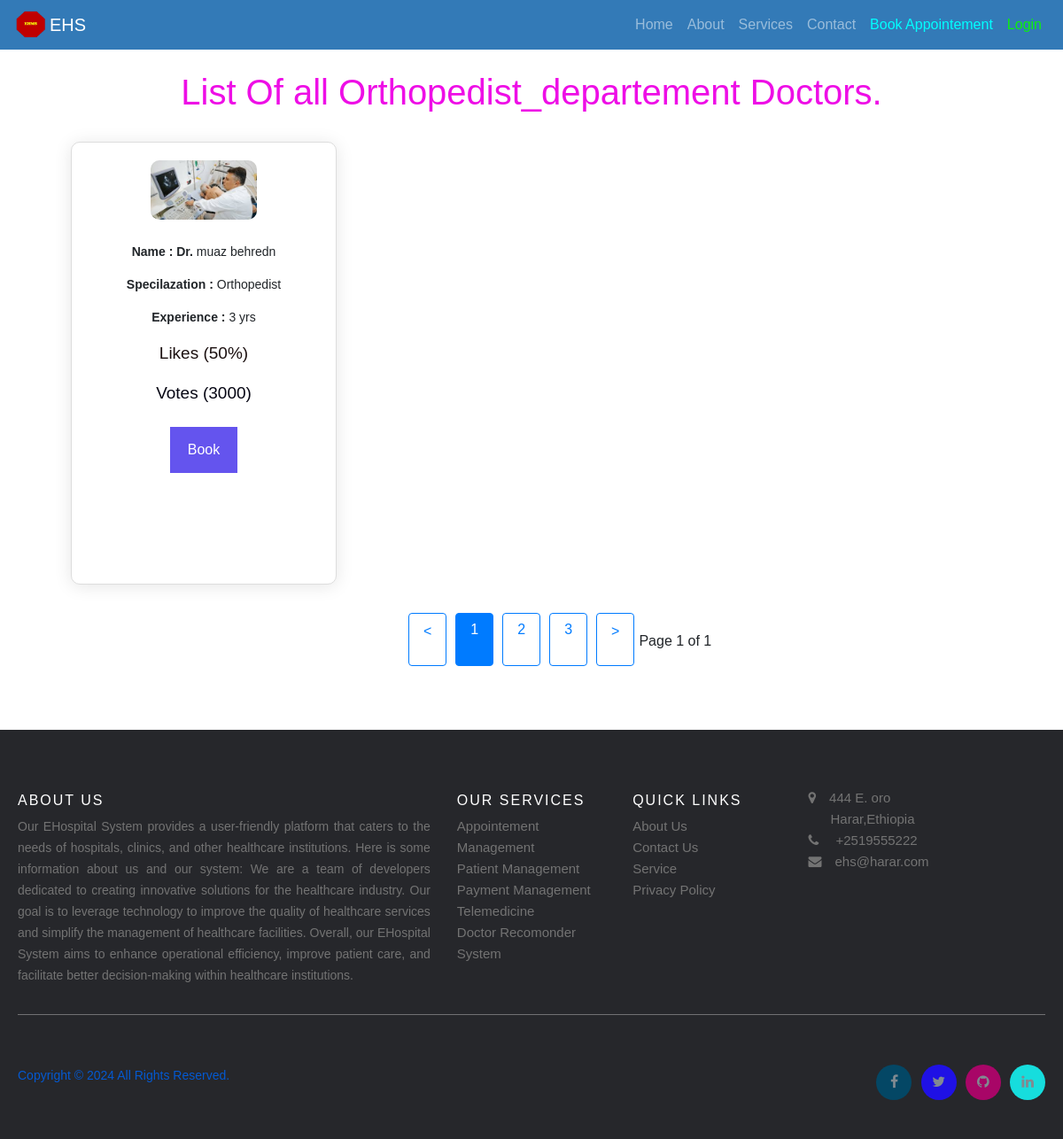
The page /orthopedist-departement on the database its author committed.
### Ehospital_app/models.py (models this page shows, shortened)
class Doctor(models.Model):
    user=models.OneToOneField(User,on_delete=models.CASCADE)
    profile_pic= models.ImageField(upload_to='profile_pic/DoctorProfilePic/',null=True,blank=True)
    address = models.CharField(max_length=40)
    mobile = models.CharField(max_length=15, blank=True)
    email=models.EmailField(max_length=40)
    department= models.CharField(max_length=50,choices=departments,default='Dermatologist')
    expriance = models.PositiveIntegerField(null=True)
    certification= models.ImageField(upload_to='profile_pic/DoctorCertification/',null=True,blank=True)
    hospital_name=models.CharField(max_length=40)
    admitDate=models.DateField(null=True)
    todayDate=models.DateField(auto_now=True)
    status=models.BooleanField(default=False)
    is_avialable=models.BooleanField(default=False)
    @property
    def get_name(self):
        return self.user.first_name+" "+self.user.last_name

### Ehospital_app/views.py (the view)
# urls.py: path('orthopedist-departement', views.Orthopedist_departement_view),
def Orthopedist_departement_view(request):
    orthopedists=models.Doctor.objects.all().filter(status=True, department='Orthopedist')
    return render(request,'hospital/orthopedist_departement.html',{'orthopedists':orthopedists})

### templates/hospital/orthopedist_departement.html (shortened to what this page needs)
<!DOCTYPE html>
{% load static %}
{% include "hospital/navbar.html" %}
<html lang="en">
<head>
</head>
<body>
  <br><br>
  <center><h1 style="color: rgb(238, 14, 230);">List Of all Orthopedist_departement Doctors.</h1></center>
	<div id="data-container">
		<div class="card-container">
      {% for o in orthopedists %}
			<div class="card" style="width: 300px; height:500px; margin-left:80px;">
        <center><img src="{% static o.profile_pic.url %}" alt="hospital Pic" height="50px" width="120px" /></p>  </center>
               <div>
                <p> <strong>Name : Dr. </strong> {{o.get_name}}</p>
                <p><strong>Specilazation :  </strong>   {{o.department}}</p>
                <p><strong>Experience :  </strong>    {{o.expriance}} yrs</p>
                {% if o.admitDate == o.todayDate %}
                <p>  <span style="color: rgb(28, 17, 17); font-size:19px;"> Likes (0%) </span></p>
                <p> <span style="color: rgb(7, 7, 20); font-size:19px;"> Votes (0) </span></p>
                {%else%}
                 {% if o.expriance > 5 %}
                    <p>  <span style="color: rgb(28, 17, 17); font-size:19px;"> Likes (99%) </span></p>
                    <p> <span style="color: rgb(7, 7, 20); font-size:19px;"> Votes (7000) </span></p>
                  {%else%}
                    <p>  <span style="color: rgb(28, 17, 17); font-size:19px;"> Likes (50%) </span></p>
                    <p> <span style="color: rgb(7, 7, 20); font-size:19px;"> Votes (3000) </span></p>
                    {%endif%}
             {%endif%}
                   </div>
               <center> <a href="/login"><button  style="width:auto; background:rgb(100, 84, 238)">Book</button> </a> </center>
			</div>
      {% endfor %}
		</div>
	</div>
<center>
	<div class="pagination" id="pagination" style="margin-left: 456px;">
		<a href="#" id="prev"><</a>
		<a href="#" class="page-link" data-page="1">1</a>
		<a href="#" class="page-link" data-page="2">2</a>
		<a href="#" class="page-link" data-page="3">3</a>
		<a href="#" id="next">></a>
		<p id="page-numbers"> </p>
	</div>
</center>
<br><br><br>
 {% include "hospital/footer2.html" %}
</body>
</html>

### templates/hospital/orthopedist_departement.html (style rules this page uses)
body { font-family: Arial, sans-serif; }
.pagination { text-align: center; margin-top: 2rem; }
.pagination a { color: #007BFF; padding: 8px 16px; text-decoration: none; border: 1px solid #007BFF; margin: 0 5px; border-radius: 4px; }
.pagination .active { background-color: #007BFF; color: white; }
.card-container { display: grid; grid-template-columns: repeat(4, 1fr); gap: 20px; }
.card { border: 1px solid #ddd; padding: 20px; border-radius: 10px; box-shadow: 0 2px 20px 0px rgba(0, 0, 0, 0.1); background-color: #fff; text-align: center; margin-left: 80px; }
.card img { max-width: 100%; height: auto; margin-bottom: 10px; border-radius: 10px; }
h1 { text-align: center; margin: 2rem; }
p { font-size: 14px; }
#page-numbers { margin-top: 20px; font-size: 16px; }
button { background-color: #04AA6D; color: white; padding: 14px 20px; margin: 8px 0; border: none; cursor: pointer; width: 100%; }

### rows shown on the page
Doctor: profile_pic (picture), get_name "muaz behredn", department "Orthopedist", expriance "3", admitDate "Likes (50%)"
